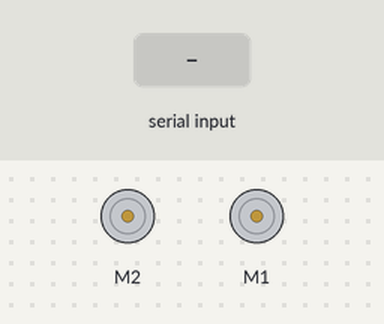
A sketch run on a simulated Arduino Uno, built with avr-gcc and run on an emulated ATmega328P. Parts: 2 × DC motor (green arrow = forward, orange = backward, longer = faster). The inputs (shaded band) are chosen by the test bench.

Above: at 1.2 s.
1.3 s: "w" received over the second serial link
At 1.41 s:
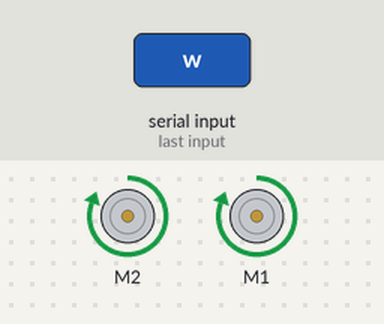
3.0 s: "s" received over the second serial link
At 3.11 s:
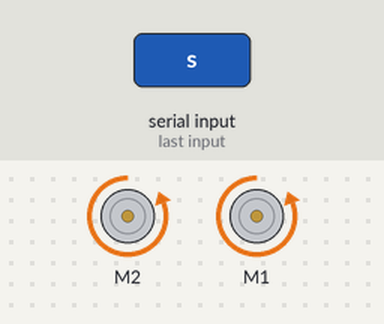
4.7 s: "a" received over the second serial link
At 4.81 s:
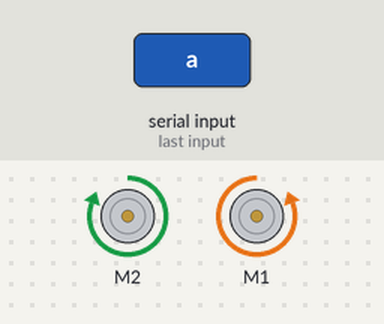
6.4 s: "d" received over the second serial link
At 6.51 s:
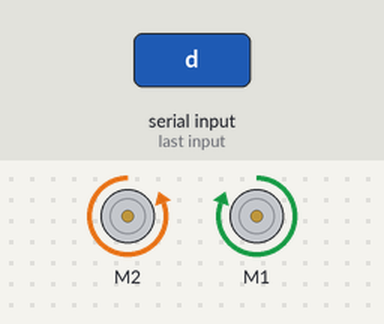
Timing chart, 0 to 9.1 s (numbered marks = the images above; inputs shaded):
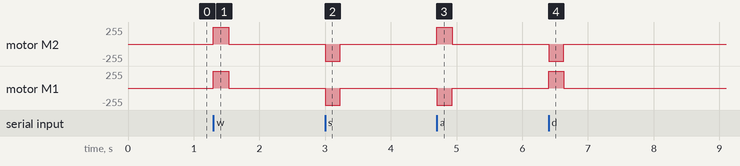

Measured:
- after the input at 1.3 s, motor M2, motor M1: stopped → forward 255/255 at once, → stopped 0.23 s later
- after the input at 3.0 s, motor M2, motor M1: stopped → backward 255/255 at once, → stopped 0.23 s later
- after the input at 4.7 s, motor M2: stopped → forward 255/255 at once, → stopped 0.23 s later; motor M1: stopped → backward 255/255 at once, → stopped 0.23 s later
- after the input at 6.4 s, motor M2: stopped → backward 255/255 at once, → stopped 0.23 s later; motor M1: stopped → forward 255/255 at once, → stopped 0.23 s later

The sketch:

MatchBabyBotBluetooth.ino
```cpp
#include <AFMotor.h> // See https://learn.adafruit.com/adafruit-motor-shield/af-dcmotor-class for docs on this library
#include <SoftwareSerial.h>

AF_DCMotor motorL(1); // Left motor on shield port 1
AF_DCMotor motorR(2); // Right motor on shield port 2

SoftwareSerial wireless (A0,A1);

// This creates two motors objects, called motorL and motorR and assigns them to their ports.
// To create motors, do: AF_DCMotor myMotorName(portThatMyMotorIsOn);
// Motor port numbers can be found next to each port on the motor shield.

// Helper variables for autostop
int delayTime = 230;
float wPressTime;
float aPressTime;
float sPressTime;
float dPressTime;

float matchStartTime;

boolean teleopOnlyMode = true;

int driveSpeed = 255;

float leftCoefficient = 1.0;
float rightCoefficient = 1.0;

float AUTONOMOUS_LENGTH = 15000;
float TELEOP_LENGTH = 135000;
boolean matchOver = false;

// The setup method runs when the Arduino boots up.
void setup() {
  wireless.begin(9600); // Enable serial communications over the USB cable
  // This allows the Arduino to talk to the computer. The 9600 is called the "baud rate".
  // More on this method here: https://www.arduino.cc/en/Serial/Begin

  // This is a print statement. It writes the string (a series of characters) onto the computer screen.
  // The quotes are required.

  // Start with motors off
  motorR.setSpeed(0); // Make sure right motor speed is 0
  motorR.run(FORWARD); // Make sure right motor is set to go forward
  motorL.setSpeed(0); // Make sure left motor speed is 0
  motorL.run(FORWARD); // Make sure right motor is set to go forward
  // Above, we make certain that the motors aren't moving.
  // The first method, setSpeed, takes a positive value between 0 and 255, with 0 being off and 255 being the fastest.
  // This means setSpeed cannot control the direction, only the speed.
  // Usage: myMotor.setSpeed(aNumberBetween0and255);
  // The second method, run, sets the direction that the motor moves.
  // Usage: myMotor.run(FORWARD) or myMotor.run(BACKWARD)

  Serial.println("Robot booted."); // Setup Complete

  if(!teleopOnlyMode) { // If in match mode
    waitForMatchStart(); // Wait until the button is pressed to start the match.
    autonomous(); // Now that the match has started, begin autonomous.
    waitForAutonomousEnd(); // Once the autonomous routine has finished, wait until the 15 seconds are up
  }
} // End of setup method

// The loop method runs over and over after the setup method is complete.
void loop() {
  if(!matchOver) {
    while(wireless.available()) { // Check to see if there is a new character on the serial port (check if the driver has pressed a button). If there is...
      // Above is a while loop. It exectutes all code in its block until its condition becomes false.
      // This one will repeat until there are no more new characters on the serial port.
      // Its condition is Serial.available(), which equals true if there are new characters, and false if there aren't
      // To create a while loop, do: while(condition) {stuff to do}

      int input = wireless.read(); // assign the character to the variable input
      // Above, we assigned the int variable input to a character.
      // In Arduino and many other programming languages, characters can be stored as numbers.
      // The number that each character turns into can be found here: http://www.danshort.com/ASCIImap/

      // Drive the motors based on the character.
      if(input == 'w' || input == 'W') {
        wPressTime = millis();
        drive(driveSpeed, driveSpeed);  // w = forward
      }
      else if(input == 's' || input == 'S') {
        sPressTime = millis();
        drive(-driveSpeed, -driveSpeed);  // s = back
      }
      else if(input == 'a' || input == 'A') {
        aPressTime = millis();
        drive(-driveSpeed, driveSpeed);  // a = hard left (both wheels)
      }
      else if(input == 'd' || input == 'D' ) {
        dPressTime = millis();
        drive(driveSpeed, -driveSpeed);  // d = hard right (both wheels)
      }
      // Above, we use if and else if statements to determine which character input is.
      // The "==" means "is equal to". The "||" means "or".
      // Therefore, if(input == 'w' || input == 'W') {stuff} means "if input is equal to w or W, do stuff."
      // If an else if statement executes, all else if statements after it will be skipped. This doesn't happen with if statements.
    }
    // Checks to see if any keys have been hit for delayTime. If not, stop the bot.
    if(wPressTime+delayTime < millis() && sPressTime+delayTime < millis() && aPressTime+delayTime < millis() && dPressTime+delayTime < millis()) {
      drive(0, 0);
    }
    if(isTeleopOver() && !teleopOnlyMode) { matchOver = true; }
  }
  else {
    drive(0, 0);
  }
  //wireless.println(matchOver);
}

// The autonomous method should run once the match start button is pressed.
void autonomous() {
  // Use the driveTimed method here to create an autonomous routine.
}

// Do not edit the methods below without permission, they're critical to make sure your robot works as intended.

// drive method: sets left motor to speedL and right motor to speedR
// speedL: -255...255 - speed to set left motor to
// speedR: -255...255 - speed to set right motor to
// Usage: drive(speed to set left motor to, speed to set right motor to);
void drive(int speedL, int speedR) {
  speedL = speedL * leftCoefficient;
  speedR = speedR * rightCoefficient;
  // Debug print: "Driving motors: speedL, speedR"
  //wireless.print("Driving motor: ");
  //wireless.print(speedL);
  //wireless.print(", ");
  //wireless.println(speedR);

  // For the left motor...
  if (speedL > 0) {       // If speedL is positive, then...
    motorL.run(FORWARD);  // set the left motor to run forward.
  } else {                // Otherwise it must be negative or 0, so...
    speedL = -speedL;     // make speedL positive instead and...
    motorL.run(BACKWARD); // set the left motor to run backward.
  }
  motorL.setSpeed(speedL); // Either way, set the speed based on the number given.


  // For the right motor...
  if (speedR > 0) {       // If speedR is positive, then...
    motorR.run(FORWARD);  // set the right motor to run forward.
  } else {                // Otherwise it must be negative or 0, so...
    speedR = -speedR;     // make speedR positive instead and...
    motorR.run(BACKWARD); // set the right motor to run backward.
  }
  motorR.setSpeed(speedR); // Either way, set the speed based on the number given.
}

// Just like the drive method, except you can set it to stop after a number of seconds.
// Remember that the speeds have to be between -255 and 255.
// Usage: driveTimed(leftMotorSpeed, rightMotorSpeed, secondsToRunBeforeStopping);
void driveTimed(byte speedL, byte speedR, float seconds) {
  drive(speedL, speedR);
  delay(seconds*1000);
  drive(0, 0);
}

// Helper method to wait until the key to start the match is pressed.
void waitForMatchStart() {
  wireless.flush();
  int input;
  while(input != 'p') {
    if(wireless.available()) {
      input = Serial.read();
    }
  }
  matchStartTime = millis();
}

// Helper method to wait until autonomous mode is over.
void waitForAutonomousEnd() {
  while(matchStartTime + AUTONOMOUS_LENGTH > millis()) { }
}

boolean isTeleopOver() {
  if(matchStartTime + AUTONOMOUS_LENGTH + TELEOP_LENGTH < millis()) { return true; }
  return false;
}
```
